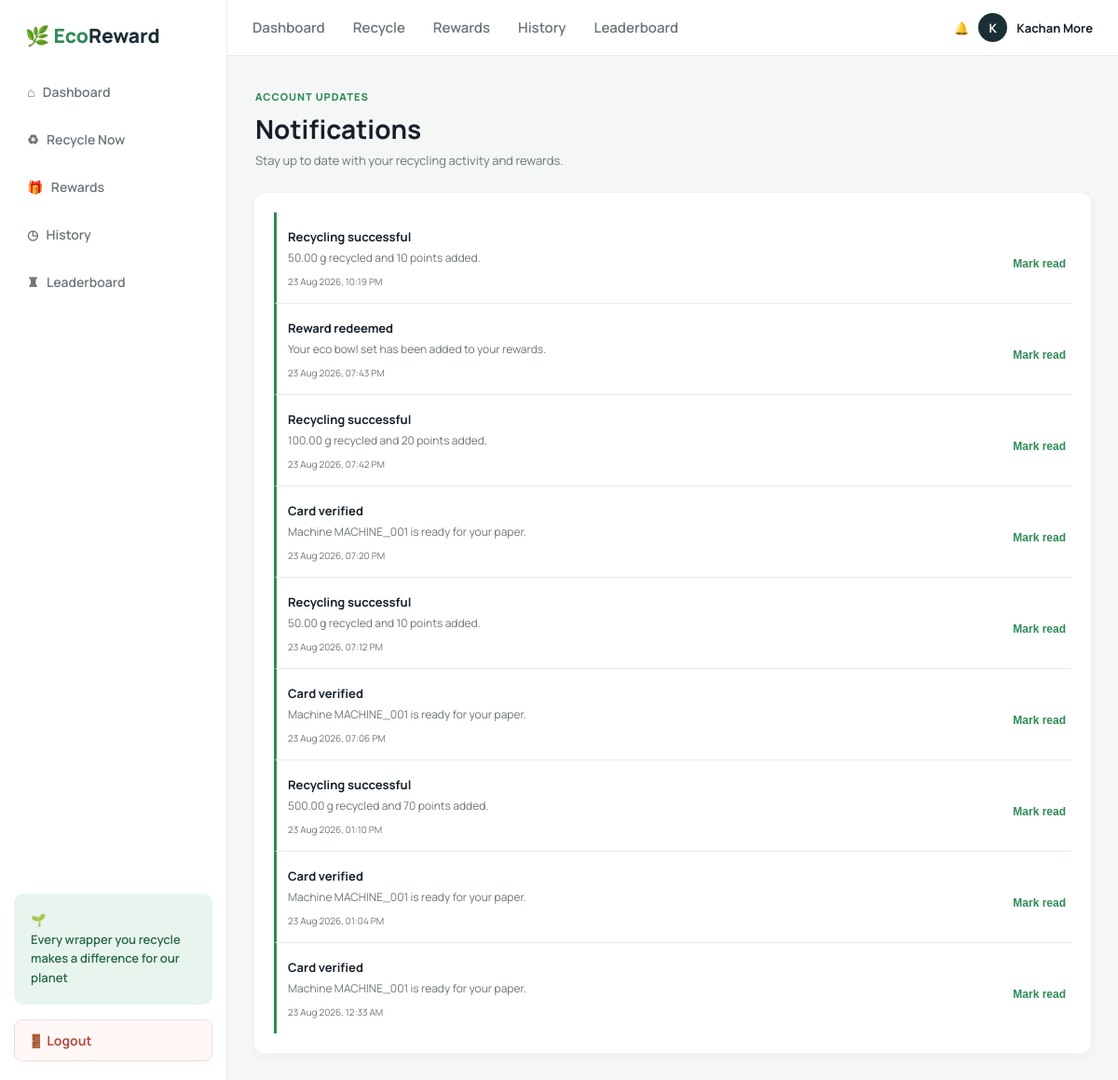
The app's page /notifications/ (signed in) with its own data.
### recycling/models.py (models this page shows)
class Notification(models.Model):
    TYPE_CHOICES = [(value, value.title()) for value in ["RECYCLING", "REWARD", "ACHIEVEMENT", "MACHINE", "GOAL", "REDEMPTION"]]
    user = models.ForeignKey(User, on_delete=models.CASCADE)
    type = models.CharField(max_length=20, choices=TYPE_CHOICES, default="RECYCLING")
    title = models.CharField(max_length=140)
    message = models.TextField()
    is_read = models.BooleanField(default=False)
    created_at = models.DateTimeField(auto_now_add=True)

### recycling/views.py (the view)
# urls.py: path("notifications/", views.user_notifications_page, name="user_notifications"),
@login_required
def user_notifications_page(request):
    notification_queryset = Notification.objects.filter(user=request.user).order_by("-created_at")
    notifications = notification_queryset[:50]
    return render(request, "user/notifications.html", {"notifications": notifications, "unread_count": notification_queryset.filter(is_read=False).count()})

### templates/user/notifications.html (shortened to what this page needs)
{% extends 'base.html' %}
{% block body %}
<div class="shell">
  <aside class="sidebar"><div><div class="brand"><span>🌿 Eco</span>Reward</div><nav class="nav"><a href="{% url 'dashboard' %}">⌂ &nbsp; Dashboard</a><a href="{% url 'recycle' %}">♻ &nbsp; Recycle Now</a><a href="{% url 'rewards' %}">🎁 &nbsp; Rewards</a><a href="{% url 'history' %}">◷ &nbsp; History</a><a href="{% url 'leaderboard' %}">♜ &nbsp; Leaderboard</a></nav></div><div class="sidebar-footer"><div class="promo">🌱<br />Every wrapper you recycle makes a difference for our planet</div><a class="logout-button" href="{% url 'logout' %}">🚪 Logout</a></div></aside>
  <div class="content"><header class="topbar"><nav class="topnav"><a href="{% url 'dashboard' %}">Dashboard</a><a href="{% url 'recycle' %}">Recycle</a><a href="{% url 'rewards' %}">Rewards</a><a href="{% url 'history' %}">History</a><a href="{% url 'leaderboard' %}">Leaderboard</a></nav><div class="user"><a class="notification-link active" href="{% url 'user_notifications' %}" aria-label="View notifications">🔔</a><a class="profile-shortcut" href="{% url 'profile' %}"><span class="avatar">{{ request.user.username|first|upper }}</span>{{ request.user.first_name|default:request.user.username }}</a></div></header>
    <main class="main notification-main"><div class="page-heading"><div><p class="eyebrow">ACCOUNT UPDATES</p><h1>Notifications</h1><p>Stay up to date with your recycling activity and rewards.</p></div></div><section class="panel notifications-panel">{% for notification in notifications %}<article class="notification-row {% if not notification.is_read %}unread{% endif %}" data-notification-id="{{ notification.id }}"><div><strong>{{ notification.title }}</strong><p>{{ notification.message }}</p><small class="muted">{{ notification.created_at|date:'d M Y, h:i A' }}</small></div>{% if not notification.is_read %}<button class="detail notification-read" type="button">Mark read</button>{% endif %}</article>{% empty %}<p class="muted">You have no notifications yet.</p>{% endfor %}</section></main>
  </div>
</div>
{% endblock %}

### static/css/app.css (style rules this page uses)
:root { --green:#2e8b57;--dark:#1a2e35;--mint:#e8f5ee;--bg:#f4f7f6;--ink:#17202a;--muted:#6d7478;--line:#e7ece9;--orange:#f48622 }
* { box-sizing:border-box }
body { margin:0;background:var(--bg);color:var(--ink);font-family:Manrope,Arial,sans-serif }
a { text-decoration:none;color:inherit }
.shell { display:flex;min-height:100vh }
.sidebar { width:244px;background:#fff;border-right:1px solid var(--line);padding:20px 15px;display:flex;flex-direction:column;justify-content:space-between }
.brand { font-size:21px;font-weight:800;color:var(--dark);padding:4px 12px 24px }
.brand span { color:var(--green) }
.nav { display:grid;gap:6px }
.nav a { padding:13px 14px;color:var(--muted);border-radius:9px;font-weight:600;font-size:14px }
.promo { background:var(--mint);padding:18px;border-radius:10px;color:#286746;font-size:13px;line-height:1.6;font-weight:600 }
.content { flex:1;min-width:0 }
.topbar { height:60px;background:#fff;border-bottom:1px solid var(--line);display:flex;align-items:center;justify-content:space-between;padding:0 27px }
.topnav { height:100%;display:flex;align-items:center;gap:30px;font-size:15px;color:var(--muted);font-weight:600 }
.topnav a { height:100%;display:flex;align-items:center;position:relative;white-space:nowrap }
.user { display:flex;align-items:center;gap:10px;font-size:13px;font-weight:700;white-space:nowrap }
.avatar { width:31px;height:31px;border-radius:50%;background:var(--dark);color:#fff;display:grid;place-items:center }
.main { padding:24px 28px 28px;max-width:1180px;margin:auto }
.hero,.card,.panel { background:#fff;border:1px solid #f0f3f1;border-radius:12px;box-shadow:0 3px 10px #18352c08 }
.muted { color:var(--muted);font-size:12px }
.detail { display:block;color:var(--green);font-size:12px;font-weight:700;margin-top:13px }
.panel { padding:18px }
.eyebrow { margin:0 0 8px;color:var(--green);font-size:11px;font-weight:800;letter-spacing:1px }
.sidebar-footer { margin-top:auto }
.promo { margin-top:0 }
.logout-button { display:block;margin-top:16px;padding:12px 14px;border:1px solid #f1d9d5;border-radius:9px;color:#b34f45;font-size:14px;font-weight:700;background:#fff8f7 }
.notification-link { position:relative }
.dashboard-notifications,.notifications-panel { padding:21px }
.notification-row { display:flex;justify-content:space-between;align-items:center;gap:18px;padding:14px 0;border-bottom:1px solid var(--line) }
.notification-row:last-child { border-bottom:0 }
.notification-row.unread { border-left:3px solid var(--green);padding-left:12px }
.notification-row strong { font-size:13px }
.notification-row p { margin:4px 0;font-size:12px;color:var(--muted) }
.notification-row small { font-size:10px }
.notification-read { white-space:nowrap;cursor:pointer;border:0;background:none }
.page-heading { display:flex;align-items:end;justify-content:space-between;gap:20px;padding:12px 2px 25px }
.page-heading h1 { margin:0 0 6px;font-size:28px }
.page-heading p:not(.eyebrow) { margin:0;color:var(--muted);font-size:13px }
.profile-shortcut { display:flex;align-items:center;gap:10px }
html,body { max-width:100%;overflow-x:hidden }

### records on screen
Notification: title "Recycling successful", message "50.00 g recycled and 10 points added.", created_at "23 Aug 2026, 10:19 PM", is_read "Mark read"
Notification: title "Reward redeemed", message "Your eco bowl set has been added to your rewards.", created_at "23 Aug 2026, 07:43 PM", is_read "Mark read"
Notification: title "Recycling successful", message "100.00 g recycled and 20 points added.", created_at "23 Aug 2026, 07:42 PM", is_read "Mark read"
Notification: title "Card verified", message "Machine MACHINE_001 is ready for your paper.", created_at "23 Aug 2026, 07:20 PM", is_read "Mark read"
Notification: title "Recycling successful", message "50.00 g recycled and 10 points added.", created_at "23 Aug 2026, 07:12 PM", is_read "Mark read"
Notification: title "Card verified", message "Machine MACHINE_001 is ready for your paper.", created_at "23 Aug 2026, 07:06 PM", is_read "Mark read"
Notification: title "Recycling successful", message "500.00 g recycled and 70 points added.", created_at "23 Aug 2026, 01:10 PM", is_read "Mark read"
Notification: title "Card verified", message "Machine MACHINE_001 is ready for your paper.", created_at "23 Aug 2026, 01:04 PM", is_read "Mark read"
Notification: title "Card verified", message "Machine MACHINE_001 is ready for your paper.", created_at "23 Aug 2026, 12:33 AM", is_read "Mark read"

### other values on screen
{{ request.user.username|first|upper }} "K"
{{ request.user.first_name|default:request.user.username }} "Kachan More"
